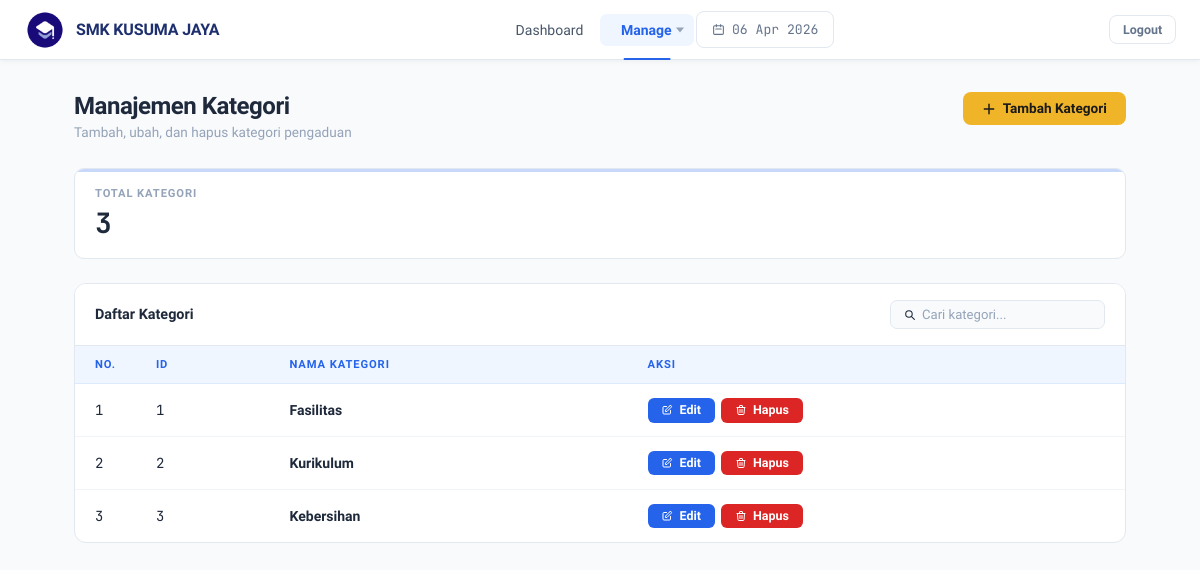
/admin/managekategori.php (signed in), run on the app's committed database.
### tables this page shows
CREATE TABLE `kategori` (
  `id_kategori` int(11) NOT NULL,
  `nama_kategori` varchar(100) NOT NULL
);

### admin/managekategori.php (the view, shortened to what this page needs)
<?php
$database = new Database();
$conn     = $database->koneksi();
$result = $conn->query("SELECT * FROM kategori ORDER BY id_kategori ASC");
$total = $result->num_rows;
$no    = 1;
?>
<!DOCTYPE html>
<html lang="id">
<head>
    <link rel="stylesheet" href="../assets/css/sdb-style.css">
</head>
<body class="sdb-root kat-root">
    <div class="az-header sticky-top">
        <div class="container">
            <div class="az-header-left">
                <a href="dashboard-admin.php" class="az-logo">
                    <img src="../assets/img/logosekolah2.png" width="42px" style="margin:0 10px 0 0;">
                    SMK KUSUMA JAYA
                </a>
            </div>
            <div class="az-header-menu" id="azHeaderMenu">
                <ul class="nav">
                    <li class="nav-item">
                        <a href="dashboard-admin.php" class="nav-link">
                            <i class="typcn typcn-chart-area-outline"></i> Dashboard
                        </a>
                    </li>
                    <li class="nav-item active show">
                        <a href="" class="nav-link with-sub">
                            <i class="typcn typcn-document"></i> Manage
                        </a>
                    </li>
                    <div class="kat-date-box">
                        <svg width="13" height="13" fill="none" viewBox="0 0 24 24" stroke="currentColor">
                            <path stroke-linecap="round" stroke-linejoin="round" stroke-width="2"
                                d="M8 7V3m8 4V3m-9 8h10M5 21h14a2 2 0 002-2V7a2 2 0 00-2-2H5a2 2 0 00-2 2v12a2 2 0 002 2z" />
                        </svg>
                        <?php echo date('d M Y'); ?>
                    </div>
                </ul>
            </div>
            <div class="az-header-right">
                <a href="../app/logout.php" class="sdb-btn sdb-btn--secondary" style="font-size:0.78rem;padding:0.35rem 0.8rem;">
                    Logout
                </a>
            </div>
        </div>
    </div>
    <div class="kat-container">
        <div class="kat-page-header">
            <div class="kat-page-title">
                <h1>Manajemen Kategori</h1>
                <p>Tambah, ubah, dan hapus kategori pengaduan</p>
            </div>
            <div class="kat-header-right">
                <button class="kat-btn kat-btn--primary" onclick="katOpenModal('kat-modal-tambah')">
                    <svg width="14" height="14" fill="none" viewBox="0 0 24 24" stroke="currentColor">
                        <path stroke-linecap="round" stroke-linejoin="round" stroke-width="2.5" d="M12 4v16m8-8H4" />
                    </svg>
                    Tambah Kategori
                </button>
            </div>
        </div>
        <div class="kat-stats-row">
            <div class="kat-stat-card">
                <div class="kat-stat-card__label">Total Kategori</div>
                <div class="kat-stat-card__value"><?= $total ?></div>
            </div>
        </div>
        <div class="kat-table-container">
            <div class="kat-table-header">
                <h3>Daftar Kategori</h3>
                <div class="kat-search-box">
                    <svg width="13" height="13" fill="none" viewBox="0 0 24 24" stroke="currentColor">
                        <path stroke-linecap="round" stroke-linejoin="round" stroke-width="2"
                            d="M21 21l-4.35-4.35M17 11A6 6 0 115 11a6 6 0 0112 0z" />
                    </svg>
                    <input type="text" placeholder="Cari kategori..." id="katSearchInput" onkeyup="katSearchTable()">
                </div>
            </div>
            <table class="kat-table" id="katTable">
                <thead>
                    <tr>
                        <th>No.</th>
                        <th>ID</th>
                        <th>Nama Kategori</th>
                        <th>Aksi</th>
                    </tr>
                </thead>
                <tbody>
                    <?php if ($total > 0):
                        $result->data_seek(0);
                        while ($row = $result->fetch_assoc()): ?>
                            <tr>
                                <td class="kat-td--no"><?= $no++ ?></td>
                                <td class="kat-td--id"><?= (int)$row['id_kategori'] ?></td>
                                <td class="kat-td--name"><?= htmlspecialchars($row['nama_kategori']) ?></td>
                                <td>
                                    <div class="kat-actions">
                                        <button class="kat-btn kat-btn--edit"
                                            onclick="katOpenEdit(
                                    <?= (int)$row['id_kategori'] ?>,
                                    '<?= htmlspecialchars(addslashes($row['nama_kategori'])) ?>'
                                )">
                                            <svg width="12" height="12" fill="none" viewBox="0 0 24 24" stroke="currentColor">
                                                <path stroke-linecap="round" stroke-linejoin="round" stroke-width="2"
                                                    d="M11 5H6a2 2 0 00-2 2v11a2 2 0 002 2h11a2 2 0 002-2v-5
                                           m-1.414-9.414a2 2 0 112.828 2.828L11.828 15H9v-2.828l8.586-8.586z" />
                                            </svg>
                                            Edit
                                        </button>
                                        <button class="kat-btn kat-btn--delete"
                                            onclick="katOpenHapus(
                                    <?= (int)$row['id_kategori'] ?>,
                                    '<?= htmlspecialchars(addslashes($row['nama_kategori'])) ?>'
                                )">
                                            <svg width="12" height="12" fill="none" viewBox="0 0 24 24" stroke="currentColor">
                                                <path stroke-linecap="round" stroke-linejoin="round" stroke-width="2"
                                                    d="M19 7l-.867 12.142A2 2 0 0116.138 21H7.862a2 2 0 01-1.995-1.858
                                           L5 7m5 4v6m4-6v6m1-10V4a1 1 0 00-1-1h-4a1 1 0 00-1 1v3M4 7h16" />
                                            </svg>
                                            Hapus
                                        </button>
                                    </div>
                                </td>
                            </tr>
                        <?php endwhile;
                    endif; ?>
                </tbody>
            </table>
        </div>
    </div>
</body>
</html>

### data on the page
kategori: id_kategori "1", nama_kategori "Fasilitas"
kategori: id_kategori "2", nama_kategori "Kurikulum"
kategori: id_kategori "3", nama_kategori "Kebersihan"

### other printed values
$total "3"
